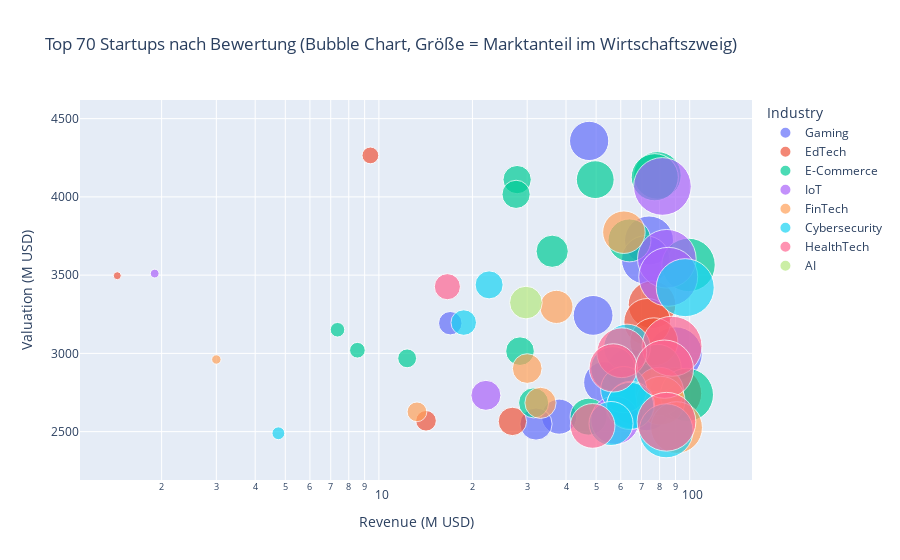

The notebook cell this image was saved under:
### Markdown cell above
### Graph V4

### Marktanteilanalyse

Im folgenden Analysieren wir in welchem Verhältnis die Startups zu einander stehen. Als Parameter nutzen wir hier Einnahmen, Bewertung und den Marktanteil der Unternehmen innerhalb einer Branche. Wichtig zu erwähnen ist, dass wir hierbei nur die 70 größten Unternehmen (gemessen an der Bewertung) anschauen, sodass es übersichtlicher bleibt. Auch wenn dadurch die volle Aussagekraft des Charts genommen wird, veranschaulicht es dennoch gut einige Trends welche sich ebenfalls durch die Gesamtheit der sich im Datensatz befindenden Unternehmen zieht.

### Code cell
eff_df["Industry Total Revenue"] = eff_df.groupby("Industry")["Revenue (M USD)"].transform("sum")
eff_df["Industry Market Share (%)"] = (eff_df["Revenue (M USD)"] / eff_df["Industry Total Revenue"]) * 100

# Top 30 nach Bewertung, nur mit Umsatz > 0
top70 = eff_df.nlargest(70, "Valuation (M USD)")
top70 = top70[top70["Revenue (M USD)"] > 0]

# Größen-Skalierung für Bubble-Chart
sizes = top70["Industry Market Share (%)"]
sizeref = 2.0 * sizes.max() / (60.0 ** 2)  # size_max=60

fig = px.scatter(
    top70,
    x="Revenue (M USD)",
    y="Valuation (M USD)",
    size="Industry Market Share (%)",  # Bubble-Größe = Marktanteil
    color="Industry",
    hover_name="Startup Name",
    hover_data={"Industry Market Share (%)": True, "Revenue (M USD)": True, "Valuation (M USD)": True},
    log_x=True,
    size_max=60,
    title="Top 70 Startups nach Bewertung (Bubble Chart, Größe = Marktanteil im Wirtschaftszweig)"
)
fig.update_traces(marker=dict(sizeref=sizeref, sizemin=4))
fig.show()

### Figure 1 — Plotly figure (JSON) as saved in the notebook; plotly's stock layout.template omitted (floating-point values rounded to 4 significant figures)
{"data": [{"customdata": [[1.488], [2.32], [2.262], [1.533], [0.532], [2.818], [1.997], [1.667], [2.274], [1.192], [1.004]], "hovertemplate": "<b>%{hovertext}</b><br><br>Industry=Gaming<br>Revenue (M USD)=%{x}<br>Valuation (M USD)=%{y}<br>Industry Market Share (%)=%{customdata[0]}<extra></extra>", "hovertext": ["Startup_385", "Startup_251", "Startup_420", "Startup_342", "Startup_202", "Startup_283", "Startup_32", "Startup_499", "Startup_219", "Startup_289", "Startup_215"], "legendgroup": "Gaming", "marker": {"color": "#636efa", "size": [1.488, 2.32, 2.262, 1.533, 0.532, 2.818, 1.997, 1.667, 2.274, 1.192, 1.004], "sizemin": 4, "sizemode": "area", "sizeref": 0.001934, "symbol": "circle"}, "mode": "markers", "name": "Gaming", "orientation": "v", "showlegend": true, "type": "scatter", "x": [47.48, 73.99, 72.17, 48.89, 16.97, 89.89, 63.69, 53.16, 72.55, 38.01, 32.03], "xaxis": "x", "y": [4357.0, 3721.0, 3597.0, 3243.0, 3193.0, 2997.0, 2885.0, 2815.0, 2661.0, 2596.0, 2549.0], "yaxis": "y"}, {"customdata": [[0.2722], [0.04175], [2.193], [2.117], [2.223], [2.613], [0.4111], [0.7795]], "hovertemplate": "<b>%{hovertext}</b><br><br>Industry=EdTech<br>Revenue (M USD)=%{x}<br>Valuation (M USD)=%{y}<br>Industry Market Share (%)=%{customdata[0]}<extra></extra>", "hovertext": ["Startup_226", "Startup_90", "Startup_2", "Startup_412", "Startup_47", "Startup_238", "Startup_146", "Startup_101"], "legendgroup": "EdTech", "marker": {"color": "#EF553B", "size": [0.2722, 0.04175, 2.193, 2.117, 2.223, 2.613, 0.4111, 0.7795], "sizemin": 4, "sizemode": "area", "sizeref": 0.001934, "symbol": "circle"}, "mode": "markers", "name": "EdTech", "orientation": "v", "showlegend": true, "type": "scatter", "x": [9.39, 1.44, 75.65, 73.01, 76.68, 90.14, 14.18, 26.89], "xaxis": "x", "y": [4265.0, 3496.0, 3311.0, 3201.0, 3074.0, 2744.0, 2569.0, 2565.0], "yaxis": "y"}, {"customdata": [[2.192], [2.151], [0.7758], [1.384], [0.7697], [1.783], [1.006], [2.761], [0.205], [0.2376], [0.7925], [0.3435], [2.193], [2.729], [1.829], [0.8766], [1.316]], "hovertemplate": "<b>%{hovertext}</b><br><br>Industry=E-Commerce<br>Revenue (M USD)=%{x}<br>Valuation (M USD)=%{y}<br>Industry Market Share (%)=%{customdata[0]}<extra></extra>", "hovertext": ["Startup_365", "Startup_109", "Startup_398", "Startup_52", "Startup_95", "Startup_361", "Startup_274", "Startup_452", "Startup_269", "Startup_457", "Startup_319", "Startup_218", "Startup_96", "Startup_61", "Startup_223", "Startup_240", "Startup_89"], "legendgroup": "E-Commerce", "marker": {"color": "#00cc96", "size": [2.192, 2.151, 0.7758, 1.384, 0.7697, 1.783, 1.006, 2.761, 0.205, 0.2376, 0.7925, 0.3435, 2.193, 2.729, 1.829, 0.8766, 1.316], "sizemin": 4, "sizemode": "area", "sizeref": 0.001934, "symbol": "circle"}, "mode": "markers", "name": "E-Commerce", "orientation": "v", "showlegend": true, "type": "scatter", "x": [78.7, 77.21, 27.85, 49.67, 27.63, 64.0, 36.1, 99.13, 7.36, 8.53, 28.45, 12.33, 78.73, 97.97, 65.65, 31.47, 47.26], "xaxis": "x", "y": [4137.0, 4126.0, 4110.0, 4110.0, 4016.0, 3722.0, 3653.0, 3565.0, 3151.0, 3020.0, 3014.0, 2968.0, 2906.0, 2735.0, 2686.0, 2684.0, 2596.0], "yaxis": "y"}, {"customdata": [[3.219], [3.326], [0.07486], [3.36], [0.8707], [2.266]], "hovertemplate": "<b>%{hovertext}</b><br><br>Industry=IoT<br>Revenue (M USD)=%{x}<br>Valuation (M USD)=%{y}<br>Industry Market Share (%)=%{customdata[0]}<extra></extra>", "hovertext": ["Startup_399", "Startup_391", "Startup_296", "Startup_70", "Startup_341", "Startup_404"], "legendgroup": "IoT", "marker": {"color": "#ab63fa", "size": [3.219, 3.326, 0.07486, 3.36, 0.8707, 2.266], "sizemin": 4, "sizemode": "area", "sizeref": 0.001934, "symbol": "circle"}, "mode": "markers", "name": "IoT", "orientation": "v", "showlegend": true, "type": "scatter", "x": [81.69, 84.41, 1.9, 85.29, 22.1, 57.52], "xaxis": "x", "y": [4067.0, 3604.0, 3510.0, 3489.0, 2732.0, 2573.0], "yaxis": "y"}, {"customdata": [[1.748], [1.061], [0.08539], [0.8542], [2.273], [2.295], [0.9424], [0.3774], [2.583]], "hovertemplate": "<b>%{hovertext}</b><br><br>Industry=FinTech<br>Revenue (M USD)=%{x}<br>Valuation (M USD)=%{y}<br>Industry Market Share (%)=%{customdata[0]}<extra></extra>", "hovertext": ["Startup_253", "Startup_180", "Startup_15", "Startup_49", "Startup_179", "Startup_257", "Startup_328", "Startup_363", "Startup_377"], "legendgroup": "FinTech", "marker": {"color": "#FFA15A", "size": [1.748, 1.061, 0.08539, 0.8542, 2.273, 2.295, 0.9424, 0.3774, 2.583], "sizemin": 4, "sizemode": "area", "sizeref": 0.001934, "symbol": "circle"}, "mode": "markers", "name": "FinTech", "orientation": "v", "showlegend": true, "type": "scatter", "x": [61.42, 37.26, 3.0, 30.01, 79.85, 80.64, 33.11, 13.26, 90.75], "xaxis": "x", "y": [3774.0, 3297.0, 2961.0, 2903.0, 2756.0, 2698.0, 2684.0, 2627.0, 2526.0], "yaxis": "y"}, {"customdata": [[0.7601], [3.249], [0.6297], [2.111], [1.901], [2.06], [2.171], [2.16], [1.875], [2.82], [0.1595]], "hovertemplate": "<b>%{hovertext}</b><br><br>Industry=Cybersecurity<br>Revenue (M USD)=%{x}<br>Valuation (M USD)=%{y}<br>Industry Market Share (%)=%{customdata[0]}<extra></extra>", "hovertext": ["Startup_71", "Startup_128", "Startup_186", "Startup_309", "Startup_60", "Startup_142", "Startup_439", "Startup_192", "Startup_173", "Startup_305", "Startup_104"], "legendgroup": "Cybersecurity", "marker": {"color": "#19d3f3", "size": [0.7601, 3.249, 0.6297, 2.111, 1.901, 2.06, 2.171, 2.16, 1.875, 2.82, 0.1595], "sizemin": 4, "sizemode": "area", "sizeref": 0.001934, "symbol": "circle"}, "mode": "markers", "name": "Cybersecurity", "orientation": "v", "showlegend": true, "type": "scatter", "x": [22.63, 96.74, 18.75, 62.86, 56.6, 61.33, 64.65, 64.3, 55.84, 83.96, 4.75], "xaxis": "x", "y": [3438.0, 3420.0, 3197.0, 3038.0, 2902.0, 2768.0, 2670.0, 2664.0, 2552.0, 2505.0, 2490.0], "yaxis": "y"}, {"customdata": [[0.6589], [3.481], [2.398], [2.252], [3.289], [3.34], [1.932]], "hovertemplate": "<b>%{hovertext}</b><br><br>Industry=HealthTech<br>Revenue (M USD)=%{x}<br>Valuation (M USD)=%{y}<br>Industry Market Share (%)=%{customdata[0]}<extra></extra>", "hovertext": ["Startup_62", "Startup_327", "Startup_376", "Startup_318", "Startup_451", "Startup_500", "Startup_27"], "legendgroup": "HealthTech", "marker": {"color": "#FF6692", "size": [0.6589, 3.481, 2.398, 2.252, 3.289, 3.34, 1.932], "sizemin": 4, "sizemode": "area", "sizeref": 0.001934, "symbol": "circle"}, "mode": "markers", "name": "HealthTech", "orientation": "v", "showlegend": true, "type": "scatter", "x": [16.61, 87.74, 60.45, 56.76, 82.92, 84.19, 48.71], "xaxis": "x", "y": [3426.0, 3046.0, 3004.0, 2907.0, 2899.0, 2563.0, 2537.0], "yaxis": "y"}, {"customdata": [[1.031]], "hovertemplate": "<b>%{hovertext}</b><br><br>Industry=AI<br>Revenue (M USD)=%{x}<br>Valuation (M USD)=%{y}<br>Industry Market Share (%)=%{customdata[0]}<extra></extra>", "hovertext": ["Startup_233"], "legendgroup": "AI", "marker": {"color": "#B6E880", "size": [1.031], "sizemin": 4, "sizemode": "area", "sizeref": 0.001934, "symbol": "circle"}, "mode": "markers", "name": "AI", "orientation": "v", "showlegend": true, "type": "scatter", "x": [29.72], "xaxis": "x", "y": [3325.0], "yaxis": "y"}], "layout": {"legend": {"itemsizing": "constant", "title": {"text": "Industry"}, "tracegroupgap": 0}, "title": {"text": "Top 70 Startups nach Bewertung (Bubble Chart, Größe = Marktanteil im Wirtschaftszweig)"}, "xaxis": {"anchor": "y", "domain": [0, 1], "title": {"text": "Revenue (M USD)"}, "type": "log"}, "yaxis": {"anchor": "x", "domain": [0, 1], "title": {"text": "Valuation (M USD)"}}}}
